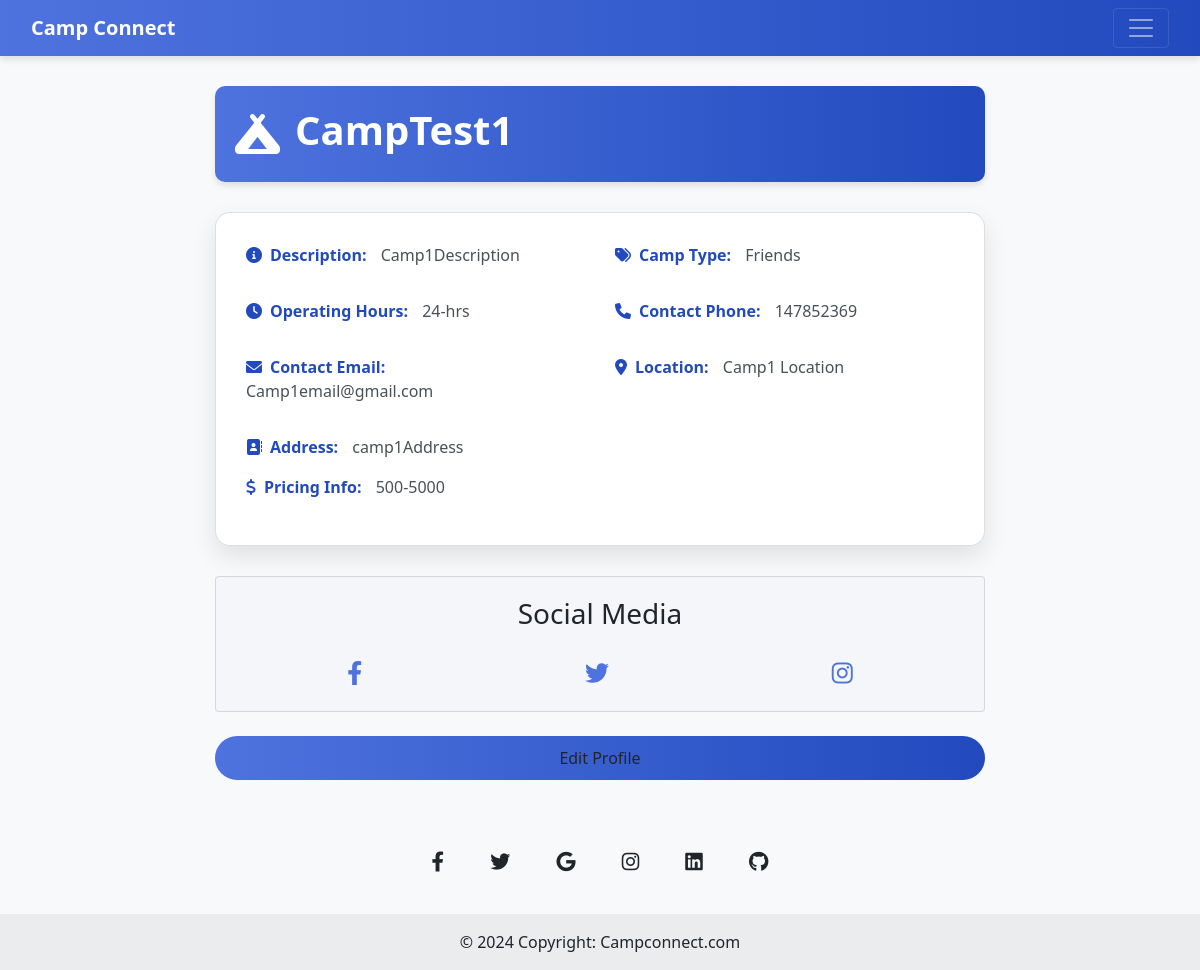
Page /Camp/profile_view_detailed/ (signed in) on the committed database.
### Camp/models.py (models this page shows)
class CampProfile(models.Model):
    CAMP_TYPE_CHOICES = [
        ('Adventure', 'Adventure'),
        ('Luxury', 'Luxury'),
        ('Family', 'Family'),
        ('Eco', 'Eco'),
        ('Friends', 'Friends'),
    ]
    camp_name = models.CharField(max_length=200)
    description = models.TextField()
    camp_type = models.CharField(max_length=50, choices=CAMP_TYPE_CHOICES)
    operating_hours = models.CharField(max_length=100, blank=True, null=True)
    contact_phone = models.CharField(max_length=20, blank=True, null=True)
    contact_email = models.EmailField(blank=True, null=True)
    address = models.TextField(blank=True, null=True)
    location = models.CharField(max_length=255, blank=True, null=True)
    pricing_info = models.TextField(blank=True, null=True)
    social_media_facebook = models.URLField(blank=True, null=True)
    social_media_twitter = models.URLField(blank=True, null=True)
    social_media_instagram = models.URLField(blank=True, null=True)
    camp = models.ForeignKey('Camp', on_delete=models.CASCADE, related_name='CampProfile')

### Camp/views.py (the view)
# urls.py: path('profile_view_detailed/', views.profile_view_detailed, name='profile_view_detailed'),
def profile_view_detailed(request):
    camp_id = request.session.get('Cid')
    if not camp_id:
        return HttpResponseForbidden("You are not logged in.")
    camp_profile = get_object_or_404(CampProfile, camp_id=camp_id)
    context = {
        'camp_profile': camp_profile,
    }
    return render(request, 'Camp/camp_profile_detailed_view.html', context)

### Camp/templates/Camp/camp_profile_detailed_view.html (shortened to what this page needs)
{% extends "Camp/base.html"%}
{% block navbar%}
<!DOCTYPE html>
<html lang="en">
<head>
    <link rel="stylesheet" href="https://cdnjs.cloudflare.com/ajax/libs/font-awesome/6.0.0/css/all.min.css">
    <link rel="stylesheet" href="https://stackpath.bootstrapcdn.com/bootstrap/4.5.2/css/bootstrap.min.css">
</head>
<body>
    <div class="container camp-profile-container">
        <div class="camp-header">
            <i class="fas fa-campground"></i>
            <h1>{{ camp_profile.camp_name }}</h1>
        </div>
        <div class="card profile-card">
            <div class="card-body">
                <div class="row mb-3">
                    <div class="col-md-6">
                        <p>
                            <span class="profile-label"><i class="fas fa-info-circle mr-2"></i>Description:</span>
                            <span class="profile-detail">{{ camp_profile.description }}</span>
                        </p>
                    </div>
                    <div class="col-md-6">
                        <p>
                            <span class="profile-label"><i class="fas fa-tags mr-2"></i>Camp Type:</span>
                            <span class="profile-detail">{{ camp_profile.get_camp_type_display }}</span>
                        </p>
                    </div>
                </div>
                <div class="row mb-3">
                    <div class="col-md-6">
                        <p>
                            <span class="profile-label"><i class="fas fa-clock mr-2"></i>Operating Hours:</span>
                            <span class="profile-detail">{{ camp_profile.operating_hours }}</span>
                        </p>
                    </div>
                    <div class="col-md-6">
                        <p>
                            <span class="profile-label"><i class="fas fa-phone mr-2"></i>Contact Phone:</span>
                            <span class="profile-detail">{{ camp_profile.contact_phone }}</span>
                        </p>
                    </div>
                </div>
                <div class="row mb-3">
                    <div class="col-md-6">
                        <p>
                            <span class="profile-label"><i class="fas fa-envelope mr-2"></i>Contact Email:</span>
                            <span class="profile-detail">{{ camp_profile.contact_email }}</span>
                        </p>
                    </div>
                    <div class="col-md-6">
                        <p>
                            <span class="profile-label"><i class="fas fa-map-marker-alt mr-2"></i>Location:</span>
                            <span class="profile-detail">{{ camp_profile.location }}</span>
                        </p>
                    </div>
                </div>
                <div class="row">
                    <div class="col-12">
                        <p>
                            <span class="profile-label"><i class="fas fa-address-book mr-2"></i>Address:</span>
                            <span class="profile-detail">{{ camp_profile.address }}</span>
                        </p>
                        <p>
                            <span class="profile-label"><i class="fas fa-dollar-sign mr-2"></i>Pricing Info:</span>
                            <span class="profile-detail">{{ camp_profile.pricing_info }}</span>
                        </p>
                    </div>
                </div>
            </div>
        </div>
        <div class="card social-media-card mb-4">
            <div class="card-body">
                <h3 class="text-center mb-4">Social Media</h3>
                <div class="social-media-icons">
                    {% if camp_profile.social_media_facebook %}
                    <a href="{{ camp_profile.social_media_facebook }}" target="_blank">
                        <i class="fab fa-facebook-f"></i>
                    </a>
                    {% endif %}
                    {% if camp_profile.social_media_twitter %}
                    <a href="{{ camp_profile.social_media_twitter }}" target="_blank">
                        <i class="fab fa-twitter"></i>
                    </a>
                    {% endif %}
                    {% if camp_profile.social_media_instagram %}
                    <a href="{{ camp_profile.social_media_instagram }}" target="_blank">
                        <i class="fab fa-instagram"></i>
                    </a>
                    {% endif %}
                </div>
            </div>
        </div>
        <a href="{% url 'Camp:camp_profile_update' %}" class="btn btn-edit-profile btn-block">Edit Profile</a>
    </div>
<footer class="text-center bg-body-tertiary">
    <div class="container pt-4">
      <section class="mb-4">
        <a
          data-mdb-ripple-init
          class="btn btn-link btn-floating btn-lg text-body m-1"
          href="#!"
          role="button"
          data-mdb-ripple-color="dark"
          ><i class="fab fa-facebook-f"></i
        ></a>
        <a
          data-mdb-ripple-init
          class="btn btn-link btn-floating btn-lg text-body m-1"
          href="#!"
          role="button"
          data-mdb-ripple-color="dark"
          ><i class="fab fa-twitter"></i
        ></a>
        <a
          data-mdb-ripple-init
          class="btn btn-link btn-floating btn-lg text-body m-1"
          href="#!"
          role="button"
          data-mdb-ripple-color="dark"
          ><i class="fab fa-google"></i
        ></a>
        <a
          data-mdb-ripple-init
          class="btn btn-link btn-floating btn-lg text-body m-1"
          href="#!"
          role="button"
          data-mdb-ripple-color="dark"
          ><i class="fab fa-instagram"></i
        ></a>
        <a
          data-mdb-ripple-init
          class="btn btn-link btn-floating btn-lg text-body m-1"
          href="#!"
          role="button"
          data-mdb-ripple-color="dark"
          ><i class="fab fa-linkedin"></i
        ></a>
        <a
          data-mdb-ripple-init
          class="btn btn-link btn-floating btn-lg text-body m-1"
          href="#!"
          role="button"
          data-mdb-ripple-color="dark"
          ><i class="fab fa-github"></i
        ></a>
      </section>
    </div>
    <div class="text-center p-3" style="background-color: rgba(0, 0, 0, 0.05);">
      © 2024 Copyright:
      <a class="text-body" href="www.campconnect.com">Campconnect.com</a>
    </div>
  </footer>
</body>
</html>
{% endblock navbar%}

### Camp/templates/Camp/base.html (style rules this page uses)
body { background-color: #f8f9fa; font-family: 'Segoe UI', Tahoma, Geneva, Verdana, sans-serif; }

### Camp/templates/Camp/camp_profile_detailed_view.html (style rules this page uses)
:root { --primary-color: #4e73df; --secondary-color: #224abe; --light-background: #f8f9fa; }
body { background-color: var(--light-background); font-family: 'Segoe UI', Tahoma, Geneva, Verdana, sans-serif; }
.camp-profile-container { max-width: 800px; margin: 0 auto; padding: 30px 15px; }
.camp-header { display: flex; align-items: center; margin-bottom: 30px; background: linear-gradient(to right, var(--primary-color), var(--secondary-color)); color: white; padding: 20px; border-radius: 10px; box-shadow: 0 4px 6px rgba(0,0,0,0.1); }
.camp-header i { font-size: 2.5rem; margin-right: 15px; }
.camp-header h1 { font-weight: 600; }
.profile-card { border-radius: 15px; box-shadow: 0 10px 25px rgba(0,0,0,0.1); margin-bottom: 30px; transition: all 0.3s ease; }
.profile-card .card-body { padding: 30px; }
.profile-label { color: var(--secondary-color); font-weight: 600; margin-right: 10px; }
.profile-detail { color: #495057; }
.social-media-card { background-color: #f4f6f9; }
.social-media-icons { display: flex; justify-content: space-around; margin-top: 15px; }
.social-media-icons a { color: var(--primary-color); font-size: 1.5rem; transition: color 0.3s ease; }
.btn-edit-profile { background: linear-gradient(to right, var(--primary-color), var(--secondary-color)); border: none; border-radius: 25px; padding: 10px 20px; transition: all 0.3s ease; }

### rows in the picture
CampProfile: camp_name "CampTest1", description "Camp1Description", camp_type "Friends", operating_hours "24-hrs", contact_phone "147852369", contact_email "Camp1email@gmail.com", location "Camp1 Location", address "camp1Address", pricing_info "500-5000"
